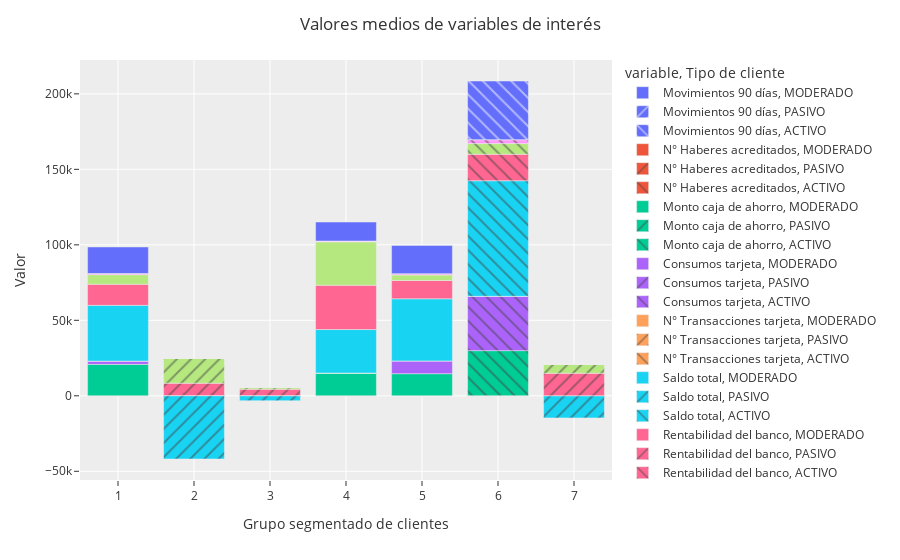

The notebook cell this image was saved under:
### Code cell
import plotly.express as px

fig = px.bar(df_mean, x="cluster2", y=labels,labels={'cluster2': 'Grupo segmentado de clientes', 'value':'Valor'},hover_data=['Tipo de cliente'], pattern_shape = 'Tipo de cliente')
fig.update_xaxes(categoryorder='array', categoryarray= ['PASIVO','MODERADO','ACTIVO'])
fig.update_layout(title="Valores medios de variables de interés",template='ggplot2')
fig.show()
fig.write_html(r'D:\OneDrive\Personal\Maestria Data Mining\economia_finanzas\labo\src\clustering\Variables de interes.html')

### Figure 1 — Plotly figure (JSON) as saved in the notebook; plotly's stock layout.template omitted (floating-point values rounded to 4 significant figures)
{"data": [{"alignmentgroup": "True", "customdata": [["MODERADO"], ["MODERADO"], ["MODERADO"]], "hovertemplate": "variable=Movimientos 90 días<br>Tipo de cliente=%{customdata[0]}<br>Grupo segmentado de clientes=%{x}<br>Valor=%{y}<extra></extra>", "legendgroup": "Movimientos 90 días, MODERADO", "marker": {"color": "#636efa", "pattern": {"shape": ""}}, "name": "Movimientos 90 días, MODERADO", "offsetgroup": "Movimientos 90 días, MODERADO", "orientation": "v", "showlegend": true, "textposition": "auto", "type": "bar", "x": [1, 4, 5], "xaxis": "x", "y": [30.87, 33.54, 44.14], "yaxis": "y"}, {"alignmentgroup": "True", "customdata": [["PASIVO"], ["PASIVO"], ["PASIVO"]], "hovertemplate": "variable=Movimientos 90 días<br>Tipo de cliente=%{customdata[0]}<br>Grupo segmentado de clientes=%{x}<br>Valor=%{y}<extra></extra>", "legendgroup": "Movimientos 90 días, PASIVO", "marker": {"color": "#636efa", "pattern": {"shape": "/"}}, "name": "Movimientos 90 días, PASIVO", "offsetgroup": "Movimientos 90 días, PASIVO", "orientation": "v", "showlegend": true, "textposition": "auto", "type": "bar", "x": [2, 3, 7], "xaxis": "x", "y": [3.499, 3.558, 3.902], "yaxis": "y"}, {"alignmentgroup": "True", "customdata": [["ACTIVO"]], "hovertemplate": "variable=Movimientos 90 días<br>Tipo de cliente=%{customdata[0]}<br>Grupo segmentado de clientes=%{x}<br>Valor=%{y}<extra></extra>", "legendgroup": "Movimientos 90 días, ACTIVO", "marker": {"color": "#636efa", "pattern": {"shape": "\\"}}, "name": "Movimientos 90 días, ACTIVO", "offsetgroup": "Movimientos 90 días, ACTIVO", "orientation": "v", "showlegend": true, "textposition": "auto", "type": "bar", "x": [6], "xaxis": "x", "y": [89.03], "yaxis": "y"}, {"alignmentgroup": "True", "customdata": [["MODERADO"], ["MODERADO"], ["MODERADO"]], "hovertemplate": "variable=N° Haberes acreditados<br>Tipo de cliente=%{customdata[0]}<br>Grupo segmentado de clientes=%{x}<br>Valor=%{y}<extra></extra>", "legendgroup": "N° Haberes acreditados, MODERADO", "marker": {"color": "#EF553B", "pattern": {"shape": ""}}, "name": "N° Haberes acreditados, MODERADO", "offsetgroup": "N° Haberes acreditados, MODERADO", "orientation": "v", "showlegend": true, "textposition": "auto", "type": "bar", "x": [1, 4, 5], "xaxis": "x", "y": [0.1281, 0.1883, 0.1278], "yaxis": "y"}, {"alignmentgroup": "True", "customdata": [["PASIVO"], ["PASIVO"], ["PASIVO"]], "hovertemplate": "variable=N° Haberes acreditados<br>Tipo de cliente=%{customdata[0]}<br>Grupo segmentado de clientes=%{x}<br>Valor=%{y}<extra></extra>", "legendgroup": "N° Haberes acreditados, PASIVO", "marker": {"color": "#EF553B", "pattern": {"shape": "/"}}, "name": "N° Haberes acreditados, PASIVO", "offsetgroup": "N° Haberes acreditados, PASIVO", "orientation": "v", "showlegend": true, "textposition": "auto", "type": "bar", "x": [2, 3, 7], "xaxis": "x", "y": [0.005682, 0.004478, 0.001115], "yaxis": "y"}, {"alignmentgroup": "True", "customdata": [["ACTIVO"]], "hovertemplate": "variable=N° Haberes acreditados<br>Tipo de cliente=%{customdata[0]}<br>Grupo segmentado de clientes=%{x}<br>Valor=%{y}<extra></extra>", "legendgroup": "N° Haberes acreditados, ACTIVO", "marker": {"color": "#EF553B", "pattern": {"shape": "\\"}}, "name": "N° Haberes acreditados, ACTIVO", "offsetgroup": "N° Haberes acreditados, ACTIVO", "orientation": "v", "showlegend": true, "textposition": "auto", "type": "bar", "x": [6], "xaxis": "x", "y": [0.2453], "yaxis": "y"}, {"alignmentgroup": "True", "customdata": [["MODERADO"], ["MODERADO"], ["MODERADO"]], "hovertemplate": "variable=Monto caja de ahorro<br>Tipo de cliente=%{customdata[0]}<br>Grupo segmentado de clientes=%{x}<br>Valor=%{y}<extra></extra>", "legendgroup": "Monto caja de ahorro, MODERADO", "marker": {"color": "#00cc96", "pattern": {"shape": ""}}, "name": "Monto caja de ahorro, MODERADO", "offsetgroup": "Monto caja de ahorro, MODERADO", "orientation": "v", "showlegend": true, "textposition": "auto", "type": "bar", "x": [1, 4, 5], "xaxis": "x", "y": [20790.0, 15060.0, 14610.0], "yaxis": "y"}, {"alignmentgroup": "True", "customdata": [["PASIVO"], ["PASIVO"], ["PASIVO"]], "hovertemplate": "variable=Monto caja de ahorro<br>Tipo de cliente=%{customdata[0]}<br>Grupo segmentado de clientes=%{x}<br>Valor=%{y}<extra></extra>", "legendgroup": "Monto caja de ahorro, PASIVO", "marker": {"color": "#00cc96", "pattern": {"shape": "/"}}, "name": "Monto caja de ahorro, PASIVO", "offsetgroup": "Monto caja de ahorro, PASIVO", "orientation": "v", "showlegend": true, "textposition": "auto", "type": "bar", "x": [2, 3, 7], "xaxis": "x", "y": [183.1, 117.3, 94.8], "yaxis": "y"}, {"alignmentgroup": "True", "customdata": [["ACTIVO"]], "hovertemplate": "variable=Monto caja de ahorro<br>Tipo de cliente=%{customdata[0]}<br>Grupo segmentado de clientes=%{x}<br>Valor=%{y}<extra></extra>", "legendgroup": "Monto caja de ahorro, ACTIVO", "marker": {"color": "#00cc96", "pattern": {"shape": "\\"}}, "name": "Monto caja de ahorro, ACTIVO", "offsetgroup": "Monto caja de ahorro, ACTIVO", "orientation": "v", "showlegend": true, "textposition": "auto", "type": "bar", "x": [6], "xaxis": "x", "y": [29830.0], "yaxis": "y"}, {"alignmentgroup": "True", "customdata": [["MODERADO"], ["MODERADO"], ["MODERADO"]], "hovertemplate": "variable=Consumos tarjeta<br>Tipo de cliente=%{customdata[0]}<br>Grupo segmentado de clientes=%{x}<br>Valor=%{y}<extra></extra>", "legendgroup": "Consumos tarjeta, MODERADO", "marker": {"color": "#ab63fa", "pattern": {"shape": ""}}, "name": "Consumos tarjeta, MODERADO", "offsetgroup": "Consumos tarjeta, MODERADO", "orientation": "v", "showlegend": true, "textposition": "auto", "type": "bar", "x": [1, 4, 5], "xaxis": "x", "y": [2176.0, 0, 8464.0], "yaxis": "y"}, {"alignmentgroup": "True", "customdata": [["PASIVO"], ["PASIVO"], ["PASIVO"]], "hovertemplate": "variable=Consumos tarjeta<br>Tipo de cliente=%{customdata[0]}<br>Grupo segmentado de clientes=%{x}<br>Valor=%{y}<extra></extra>", "legendgroup": "Consumos tarjeta, PASIVO", "marker": {"color": "#ab63fa", "pattern": {"shape": "/"}}, "name": "Consumos tarjeta, PASIVO", "offsetgroup": "Consumos tarjeta, PASIVO", "orientation": "v", "showlegend": true, "textposition": "auto", "type": "bar", "x": [2, 3, 7], "xaxis": "x", "y": [0, 0, 0], "yaxis": "y"}, {"alignmentgroup": "True", "customdata": [["ACTIVO"]], "hovertemplate": "variable=Consumos tarjeta<br>Tipo de cliente=%{customdata[0]}<br>Grupo segmentado de clientes=%{x}<br>Valor=%{y}<extra></extra>", "legendgroup": "Consumos tarjeta, ACTIVO", "marker": {"color": "#ab63fa", "pattern": {"shape": "\\"}}, "name": "Consumos tarjeta, ACTIVO", "offsetgroup": "Consumos tarjeta, ACTIVO", "orientation": "v", "showlegend": true, "textposition": "auto", "type": "bar", "x": [6], "xaxis": "x", "y": [35970.0], "yaxis": "y"}, {"alignmentgroup": "True", "customdata": [["MODERADO"], ["MODERADO"], ["MODERADO"]], "hovertemplate": "variable=N° Transacciones tarjeta<br>Tipo de cliente=%{customdata[0]}<br>Grupo segmentado de clientes=%{x}<br>Valor=%{y}<extra></extra>", "legendgroup": "N° Transacciones tarjeta, MODERADO", "marker": {"color": "#FFA15A", "pattern": {"shape": ""}}, "name": "N° Transacciones tarjeta, MODERADO", "offsetgroup": "N° Transacciones tarjeta, MODERADO", "orientation": "v", "showlegend": true, "textposition": "auto", "type": "bar", "x": [1, 4, 5], "xaxis": "x", "y": [1.072, 0, 4.183], "yaxis": "y"}, {"alignmentgroup": "True", "customdata": [["PASIVO"], ["PASIVO"], ["PASIVO"]], "hovertemplate": "variable=N° Transacciones tarjeta<br>Tipo de cliente=%{customdata[0]}<br>Grupo segmentado de clientes=%{x}<br>Valor=%{y}<extra></extra>", "legendgroup": "N° Transacciones tarjeta, PASIVO", "marker": {"color": "#FFA15A", "pattern": {"shape": "/"}}, "name": "N° Transacciones tarjeta, PASIVO", "offsetgroup": "N° Transacciones tarjeta, PASIVO", "orientation": "v", "showlegend": true, "textposition": "auto", "type": "bar", "x": [2, 3, 7], "xaxis": "x", "y": [0, 0, 0], "yaxis": "y"}, {"alignmentgroup": "True", "customdata": [["ACTIVO"]], "hovertemplate": "variable=N° Transacciones tarjeta<br>Tipo de cliente=%{customdata[0]}<br>Grupo segmentado de clientes=%{x}<br>Valor=%{y}<extra></extra>", "legendgroup": "N° Transacciones tarjeta, ACTIVO", "marker": {"color": "#FFA15A", "pattern": {"shape": "\\"}}, "name": "N° Transacciones tarjeta, ACTIVO", "offsetgroup": "N° Transacciones tarjeta, ACTIVO", "orientation": "v", "showlegend": true, "textposition": "auto", "type": "bar", "x": [6], "xaxis": "x", "y": [15.53], "yaxis": "y"}, {"alignmentgroup": "True", "customdata": [["MODERADO"], ["MODERADO"], ["MODERADO"]], "hovertemplate": "variable=Saldo total<br>Tipo de cliente=%{customdata[0]}<br>Grupo segmentado de clientes=%{x}<br>Valor=%{y}<extra></extra>", "legendgroup": "Saldo total, MODERADO", "marker": {"color": "#19d3f3", "pattern": {"shape": ""}}, "name": "Saldo total, MODERADO", "offsetgroup": "Saldo total, MODERADO", "orientation": "v", "showlegend": true, "textposition": "auto", "type": "bar", "x": [1, 4, 5], "xaxis": "x", "y": [36910.0, 28780.0, 41130.0], "yaxis": "y"}, {"alignmentgroup": "True", "customdata": [["PASIVO"], ["PASIVO"], ["PASIVO"]], "hovertemplate": "variable=Saldo total<br>Tipo de cliente=%{customdata[0]}<br>Grupo segmentado de clientes=%{x}<br>Valor=%{y}<extra></extra>", "legendgroup": "Saldo total, PASIVO", "marker": {"color": "#19d3f3", "pattern": {"shape": "/"}}, "name": "Saldo total, PASIVO", "offsetgroup": "Saldo total, PASIVO", "orientation": "v", "showlegend": true, "textposition": "auto", "type": "bar", "x": [2, 3, 7], "xaxis": "x", "y": [-41860.0, -3263.0, -14660.0], "yaxis": "y"}, {"alignmentgroup": "True", "customdata": [["ACTIVO"]], "hovertemplate": "variable=Saldo total<br>Tipo de cliente=%{customdata[0]}<br>Grupo segmentado de clientes=%{x}<br>Valor=%{y}<extra></extra>", "legendgroup": "Saldo total, ACTIVO", "marker": {"color": "#19d3f3", "pattern": {"shape": "\\"}}, "name": "Saldo total, ACTIVO", "offsetgroup": "Saldo total, ACTIVO", "orientation": "v", "showlegend": true, "textposition": "auto", "type": "bar", "x": [6], "xaxis": "x", "y": [76550.0], "yaxis": "y"}, {"alignmentgroup": "True", "customdata": [["MODERADO"], ["MODERADO"], ["MODERADO"]], "hovertemplate": "variable=Rentabilidad del banco<br>Tipo de cliente=%{customdata[0]}<br>Grupo segmentado de clientes=%{x}<br>Valor=%{y}<extra></extra>", "legendgroup": "Rentabilidad del banco, MODERADO", "marker": {"color": "#FF6692", "pattern": {"shape": ""}}, "name": "Rentabilidad del banco, MODERADO", "offsetgroup": "Rentabilidad del banco, MODERADO", "orientation": "v", "showlegend": true, "textposition": "auto", "type": "bar", "x": [1, 4, 5], "xaxis": "x", "y": [13980.0, 29340.0, 12140.0], "yaxis": "y"}, {"alignmentgroup": "True", "customdata": [["PASIVO"], ["PASIVO"], ["PASIVO"]], "hovertemplate": "variable=Rentabilidad del banco<br>Tipo de cliente=%{customdata[0]}<br>Grupo segmentado de clientes=%{x}<br>Valor=%{y}<extra></extra>", "legendgroup": "Rentabilidad del banco, PASIVO", "marker": {"color": "#FF6692", "pattern": {"shape": "/"}}, "name": "Rentabilidad del banco, PASIVO", "offsetgroup": "Rentabilidad del banco, PASIVO", "orientation": "v", "showlegend": true, "textposition": "auto", "type": "bar", "x": [2, 3, 7], "xaxis": "x", "y": [8171.0, 4244.0, 14820.0], "yaxis": "y"}, {"alignmentgroup": "True", "customdata": [["ACTIVO"]], "hovertemplate": "variable=Rentabilidad del banco<br>Tipo de cliente=%{customdata[0]}<br>Grupo segmentado de clientes=%{x}<br>Valor=%{y}<extra></extra>", "legendgroup": "Rentabilidad del banco, ACTIVO", "marker": {"color": "#FF6692", "pattern": {"shape": "\\"}}, "name": "Rentabilidad del banco, ACTIVO", "offsetgroup": "Rentabilidad del banco, ACTIVO", "orientation": "v", "showlegend": true, "textposition": "auto", "type": "bar", "x": [6], "xaxis": "x", "y": [17520.0], "yaxis": "y"}, {"alignmentgroup": "True", "customdata": [["MODERADO"], ["MODERADO"], ["MODERADO"]], "hovertemplate": "variable=Deuda total de préstamos<br>Tipo de cliente=%{customdata[0]}<br>Grupo segmentado de clientes=%{x}<br>Valor=%{y}<extra></extra>", "legendgroup": "Deuda total de préstamos, MODERADO", "marker": {"color": "#B6E880", "pattern": {"shape": ""}}, "name": "Deuda total de préstamos, MODERADO", "offsetgroup": "Deuda total de préstamos, MODERADO", "orientation": "v", "showlegend": true, "textposition": "auto", "type": "bar", "x": [1, 4, 5], "xaxis": "x", "y": [6349.0, 28750.0, 3656.0], "yaxis": "y"}, {"alignmentgroup": "True", "customdata": [["PASIVO"], ["PASIVO"], ["PASIVO"]], "hovertemplate": "variable=Deuda total de préstamos<br>Tipo de cliente=%{customdata[0]}<br>Grupo segmentado de clientes=%{x}<br>Valor=%{y}<extra></extra>", "legendgroup": "Deuda total de préstamos, PASIVO", "marker": {"color": "#B6E880", "pattern": {"shape": "/"}}, "name": "Deuda total de préstamos, PASIVO", "offsetgroup": "Deuda total de préstamos, PASIVO", "orientation": "v", "showlegend": true, "textposition": "auto", "type": "bar", "x": [2, 3, 7], "xaxis": "x", "y": [16350.0, 1088.0, 5926.0], "yaxis": "y"}, {"alignmentgroup": "True", "customdata": [["ACTIVO"]], "hovertemplate": "variable=Deuda total de préstamos<br>Tipo de cliente=%{customdata[0]}<br>Grupo segmentado de clientes=%{x}<br>Valor=%{y}<extra></extra>", "legendgroup": "Deuda total de préstamos, ACTIVO", "marker": {"color": "#B6E880", "pattern": {"shape": "\\"}}, "name": "Deuda total de préstamos, ACTIVO", "offsetgroup": "Deuda total de préstamos, ACTIVO", "orientation": "v", "showlegend": true, "textposition": "auto", "type": "bar", "x": [6], "xaxis": "x", "y": [7088.0], "yaxis": "y"}, {"alignmentgroup": "True", "customdata": [["MODERADO"], ["MODERADO"], ["MODERADO"]], "hovertemplate": "variable=Débito automatico<br>Tipo de cliente=%{customdata[0]}<br>Grupo segmentado de clientes=%{x}<br>Valor=%{y}<extra></extra>", "legendgroup": "Débito automatico, MODERADO", "marker": {"color": "#FF97FF", "pattern": {"shape": ""}}, "name": "Débito automatico, MODERADO", "offsetgroup": "Débito automatico, MODERADO", "orientation": "v", "showlegend": true, "textposition": "auto", "type": "bar", "x": [1, 4, 5], "xaxis": "x", "y": [758.8, 549.8, 850.1], "yaxis": "y"}, {"alignmentgroup": "True", "customdata": [["PASIVO"], ["PASIVO"], ["PASIVO"]], "hovertemplate": "variable=Débito automatico<br>Tipo de cliente=%{customdata[0]}<br>Grupo segmentado de clientes=%{x}<br>Valor=%{y}<extra></extra>", "legendgroup": "Débito automatico, PASIVO", "marker": {"color": "#FF97FF", "pattern": {"shape": "/"}}, "name": "Débito automatico, PASIVO", "offsetgroup": "Débito automatico, PASIVO", "orientation": "v", "showlegend": true, "textposition": "auto", "type": "bar", "x": [2, 3, 7], "xaxis": "x", "y": [5.684, 6.234, 14.21], "yaxis": "y"}, {"alignmentgroup": "True", "customdata": [["ACTIVO"]], "hovertemplate": "variable=Débito automatico<br>Tipo de cliente=%{customdata[0]}<br>Grupo segmentado de clientes=%{x}<br>Valor=%{y}<extra></extra>", "legendgroup": "Débito automatico, ACTIVO", "marker": {"color": "#FF97FF", "pattern": {"shape": "\\"}}, "name": "Débito automatico, ACTIVO", "offsetgroup": "Débito automatico, ACTIVO", "orientation": "v", "showlegend": true, "textposition": "auto", "type": "bar", "x": [6], "xaxis": "x", "y": [2613.0], "yaxis": "y"}, {"alignmentgroup": "True", "customdata": [["MODERADO"], ["MODERADO"], ["MODERADO"]], "hovertemplate": "variable=Adhesión a Homebanking<br>Tipo de cliente=%{customdata[0]}<br>Grupo segmentado de clientes=%{x}<br>Valor=%{y}<extra></extra>", "legendgroup": "Adhesión a Homebanking, MODERADO", "marker": {"color": "#FECB52", "pattern": {"shape": ""}}, "name": "Adhesión a Homebanking, MODERADO", "offsetgroup": "Adhesión a Homebanking, MODERADO", "orientation": "v", "showlegend": true, "textposition": "auto", "type": "bar", "x": [1, 4, 5], "xaxis": "x", "y": [0.5897, 0.5416, 0.6889], "yaxis": "y"}, {"alignmentgroup": "True", "customdata": [["PASIVO"], ["PASIVO"], ["PASIVO"]], "hovertemplate": "variable=Adhesión a Homebanking<br>Tipo de cliente=%{customdata[0]}<br>Grupo segmentado de clientes=%{x}<br>Valor=%{y}<extra></extra>", "legendgroup": "Adhesión a Homebanking, PASIVO", "marker": {"color": "#FECB52", "pattern": {"shape": "/"}}, "name": "Adhesión a Homebanking, PASIVO", "offsetgroup": "Adhesión a Homebanking, PASIVO", "orientation": "v", "showlegend": true, "textposition": "auto", "type": "bar", "x": [2, 3, 7], "xaxis": "x", "y": [0.09517, 0.00597, 0.003344], "yaxis": "y"}, {"alignmentgroup": "True", "customdata": [["ACTIVO"]], "hovertemplate": "variable=Adhesión a Homebanking<br>Tipo de cliente=%{customdata[0]}<br>Grupo segmentado de clientes=%{x}<br>Valor=%{y}<extra></extra>", "legendgroup": "Adhesión a Homebanking, ACTIVO", "marker": {"color": "#FECB52", "pattern": {"shape": "\\"}}, "name": "Adhesión a Homebanking, ACTIVO", "offsetgroup": "Adhesión a Homebanking, ACTIVO", "orientation": "v", "showlegend": true, "textposition": "auto", "type": "bar", "x": [6], "xaxis": "x", "y": [0.8043], "yaxis": "y"}, {"alignmentgroup": "True", "customdata": [["MODERADO"], ["MODERADO"], ["MODERADO"]], "hovertemplate": "variable=Transferencias emitidas<br>Tipo de cliente=%{customdata[0]}<br>Grupo segmentado de clientes=%{x}<br>Valor=%{y}<extra></extra>", "legendgroup": "Transferencias emitidas, MODERADO", "marker": {"color": "#636efa", "pattern": {"shape": ""}}, "name": "Transferencias emitidas, MODERADO", "offsetgroup": "Transferencias emitidas, MODERADO", "orientation": "v", "showlegend": true, "textposition": "auto", "type": "bar", "x": [1, 4, 5], "xaxis": "x", "y": [17580.0, 12580.0, 18740.0], "yaxis": "y"}, {"alignmentgroup": "True", "customdata": [["PASIVO"], ["PASIVO"], ["PASIVO"]], "hovertemplate": "variable=Transferencias emitidas<br>Tipo de cliente=%{customdata[0]}<br>Grupo segmentado de clientes=%{x}<br>Valor=%{y}<extra></extra>", "legendgroup": "Transferencias emitidas, PASIVO", "marker": {"color": "#636efa", "pattern": {"shape": "/"}}, "name": "Transferencias emitidas, PASIVO", "offsetgroup": "Transferencias emitidas, PASIVO", "orientation": "v", "showlegend": true, "textposition": "auto", "type": "bar", "x": [2, 3, 7], "xaxis": "x", "y": [4.822, 21.86, 4.577], "yaxis": "y"}, {"alignmentgroup": "True", "customdata": [["ACTIVO"]], "hovertemplate": "variable=Transferencias emitidas<br>Tipo de cliente=%{customdata[0]}<br>Grupo segmentado de clientes=%{x}<br>Valor=%{y}<extra></extra>", "legendgroup": "Transferencias emitidas, ACTIVO", "marker": {"color": "#636efa", "pattern": {"shape": "\\"}}, "name": "Transferencias emitidas, ACTIVO", "offsetgroup": "Transferencias emitidas, ACTIVO", "orientation": "v", "showlegend": true, "textposition": "auto", "type": "bar", "x": [6], "xaxis": "x", "y": [38840.0], "yaxis": "y"}], "layout": {"barmode": "relative", "legend": {"title": {"text": "variable, Tipo de cliente"}, "tracegroupgap": 0}, "margin": {"t": 60}, "title": {"text": "Valores medios de variables de interés"}, "xaxis": {"anchor": "y", "categoryarray": ["PASIVO", "MODERADO", "ACTIVO"], "categoryorder": "array", "domain": [0, 1], "title": {"text": "Grupo segmentado de clientes"}}, "yaxis": {"anchor": "x", "domain": [0, 1], "title": {"text": "Valor"}}}}
